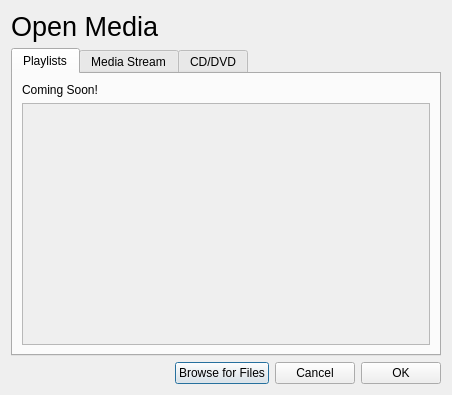
<?xml version="1.0" encoding="UTF-8"?>
<ui version="4.0">
 <class>OpenMedia</class>
 <widget class="QDialog" name="OpenMedia">
  <property name="geometry">
   <rect>
    <x>0</x>
    <y>0</y>
    <width>452</width>
    <height>395</height>
   </rect>
  </property>
  <property name="windowTitle">
   <string>Open Media</string>
  </property>
  <layout class="QVBoxLayout" name="verticalLayout">
   <item>
    <widget class="QLabel" name="label_5">
     <property name="font">
      <font>
       <pointsize>20</pointsize>
      </font>
     </property>
     <property name="text">
      <string>Open Media</string>
     </property>
    </widget>
   </item>
   <item>
    <widget class="QTabWidget" name="tabWidget">
     <property name="tabPosition">
      <enum>QTabWidget::North</enum>
     </property>
     <property name="tabShape">
      <enum>QTabWidget::Rounded</enum>
     </property>
     <property name="currentIndex">
      <number>0</number>
     </property>
     <property name="elideMode">
      <enum>Qt::ElideNone</enum>
     </property>
     <widget class="QWidget" name="tab">
      <attribute name="title">
       <string>Playlists</string>
      </attribute>
      <layout class="QVBoxLayout" name="verticalLayout_2">
       <item>
        <widget class="QLabel" name="label_3">
         <property name="text">
          <string>Coming Soon!</string>
         </property>
        </widget>
       </item>
       <item>
        <widget class="QListView" name="listView">
         <property name="enabled">
          <bool>false</bool>
         </property>
        </widget>
       </item>
      </layout>
     </widget>
     <widget class="QWidget" name="tab_2">
      <attribute name="title">
       <string>Media Stream</string>
      </attribute>
      <layout class="QFormLayout" name="formLayout">
       <item row="0" column="0">
        <widget class="QLabel" name="label">
         <property name="text">
          <string>Stream URL</string>
         </property>
        </widget>
       </item>
       <item row="0" column="1">
        <widget class="QLineEdit" name="streamUrl"/>
       </item>
      </layout>
     </widget>
     <widget class="QWidget" name="tab_3">
      <attribute name="title">
       <string>CD/DVD</string>
      </attribute>
      <layout class="QVBoxLayout" name="verticalLayout_3">
       <item>
        <widget class="QRadioButton" name="CdRadio">
         <property name="text">
          <string>CD</string>
         </property>
        </widget>
       </item>
       <item>
        <widget class="QRadioButton" name="DvdRadio">
         <property name="text">
          <string>D&amp;VD</string>
         </property>
        </widget>
       </item>
       <item>
        <widget class="QLineEdit" name="deviceLine">
         <property name="inputMask">
          <string/>
         </property>
         <property name="placeholderText">
          <string>Device to open from (Leave this blank if you don't know)</string>
         </property>
        </widget>
       </item>
       <item>
        <widget class="QLabel" name="label_2">
         <property name="text">
          <string>&lt;html&gt;&lt;head/&gt;&lt;body&gt;&lt;p&gt;Playing a CD/DVD will clear the current playlist. &lt;/p&gt;&lt;p&gt;DVD Playback is &lt;span style=&quot; font-weight:600;&quot;&gt;very flaky.&lt;/span&gt; theMedia may crash at any given point.&lt;/p&gt;&lt;/body&gt;&lt;/html&gt;</string>
         </property>
        </widget>
       </item>
      </layout>
     </widget>
    </widget>
   </item>
   <item>
    <layout class="QHBoxLayout" name="horizontalLayout">
     <item>
      <spacer name="horizontalSpacer">
       <property name="orientation">
        <enum>Qt::Horizontal</enum>
       </property>
       <property name="sizeHint" stdset="0">
        <size>
         <width>40</width>
         <height>20</height>
        </size>
       </property>
      </spacer>
     </item>
     <item>
      <widget class="QPushButton" name="pushButton_3">
       <property name="text">
        <string>Browse for Files</string>
       </property>
       <property name="icon">
        <iconset theme="document-open">
         <normaloff>.</normaloff>.</iconset>
       </property>
      </widget>
     </item>
     <item>
      <widget class="QPushButton" name="pushButton_2">
       <property name="text">
        <string>Cancel</string>
       </property>
       <property name="icon">
        <iconset theme="dialog-cancel">
         <normaloff>.</normaloff>.</iconset>
       </property>
      </widget>
     </item>
     <item>
      <widget class="QPushButton" name="pushButton">
       <property name="text">
        <string>OK</string>
       </property>
       <property name="icon">
        <iconset theme="dialog-ok">
         <normaloff>.</normaloff>.</iconset>
       </property>
      </widget>
     </item>
    </layout>
   </item>
  </layout>
 </widget>
 <resources/>
 <connections/>
</ui>
